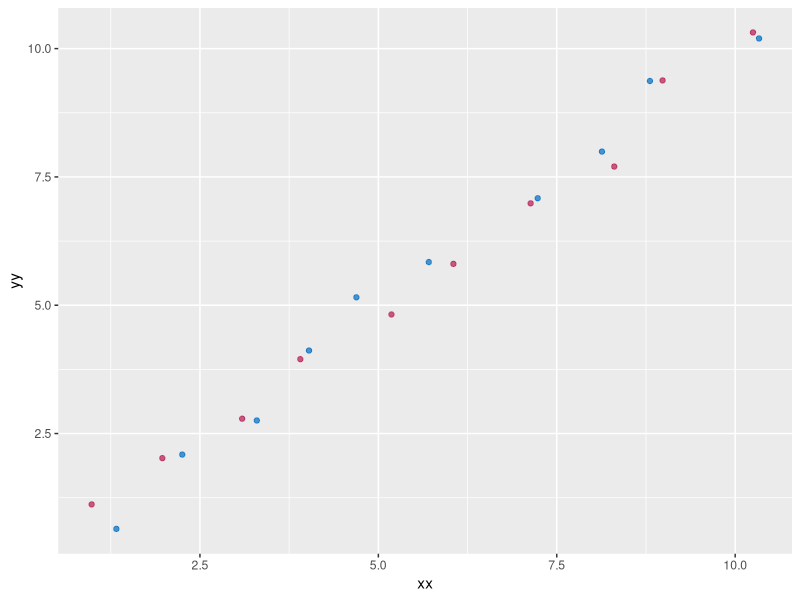
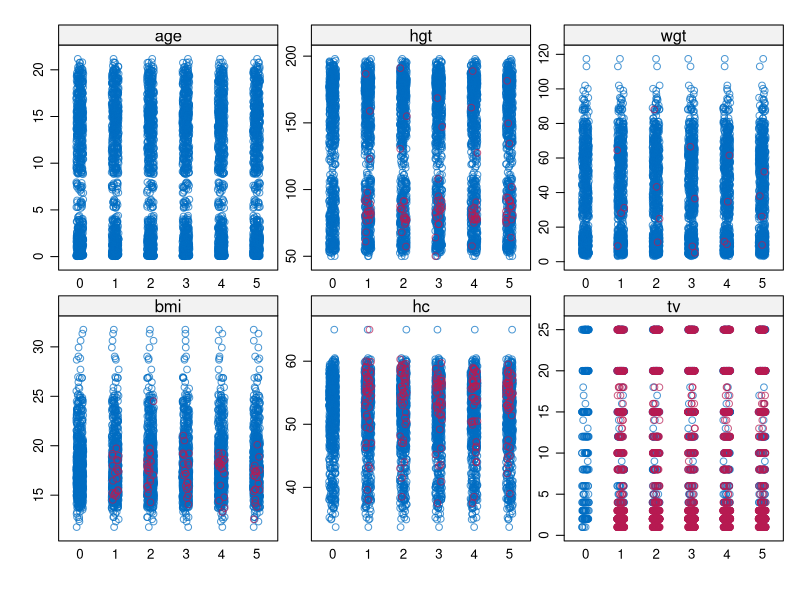
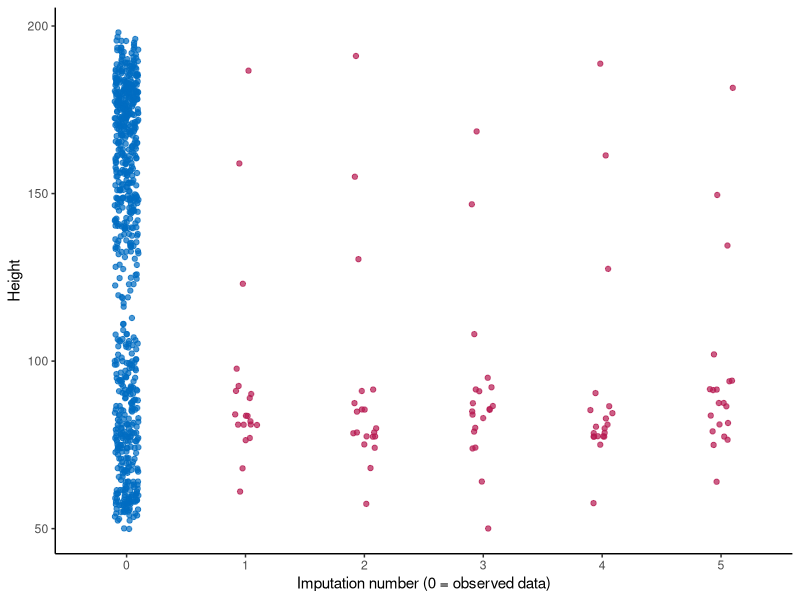
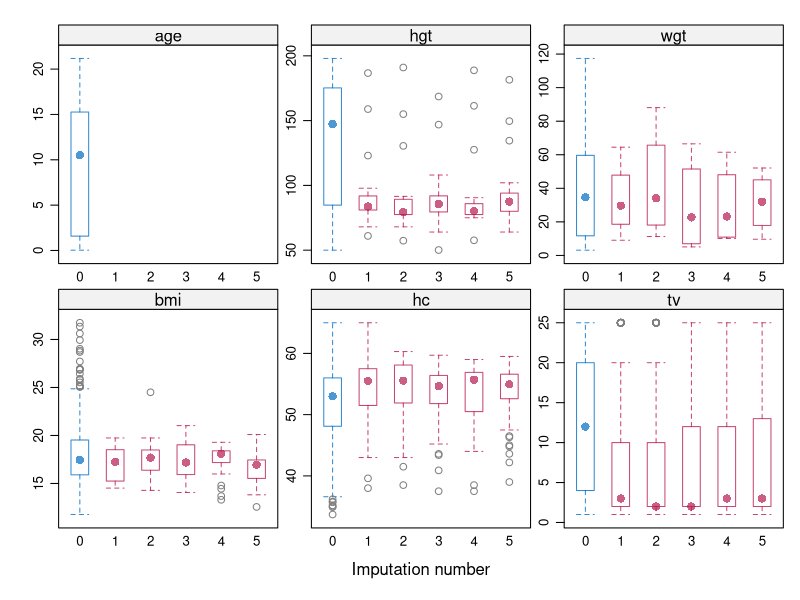
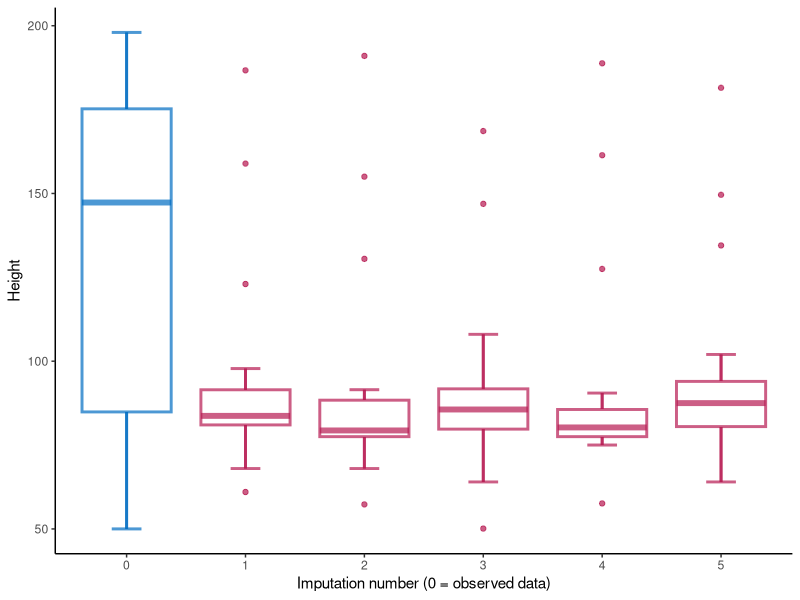
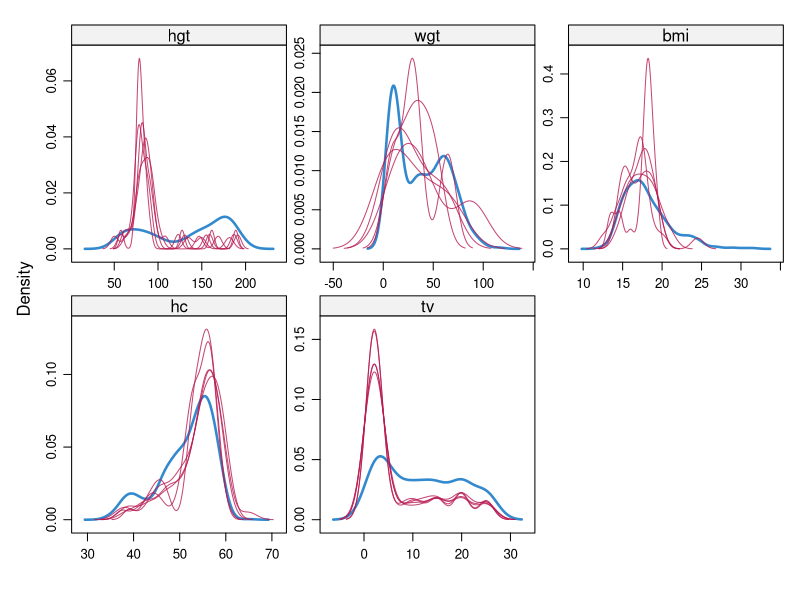
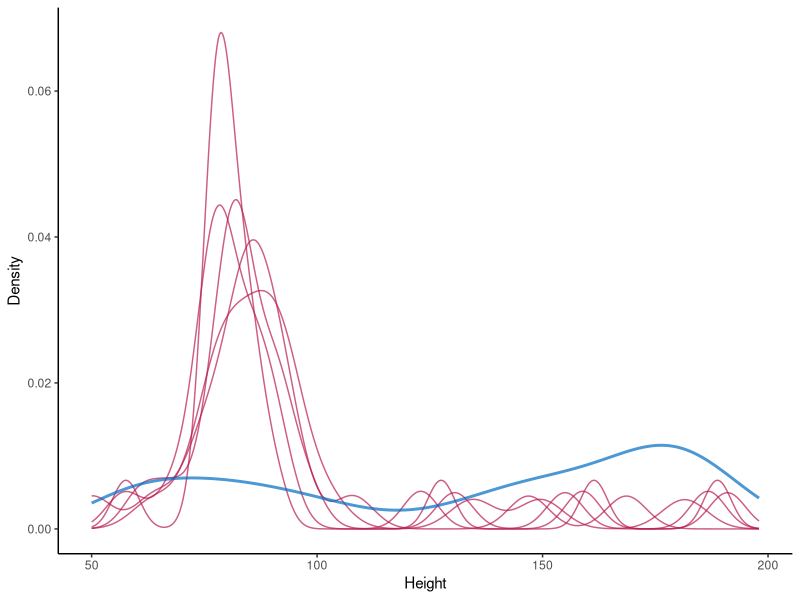
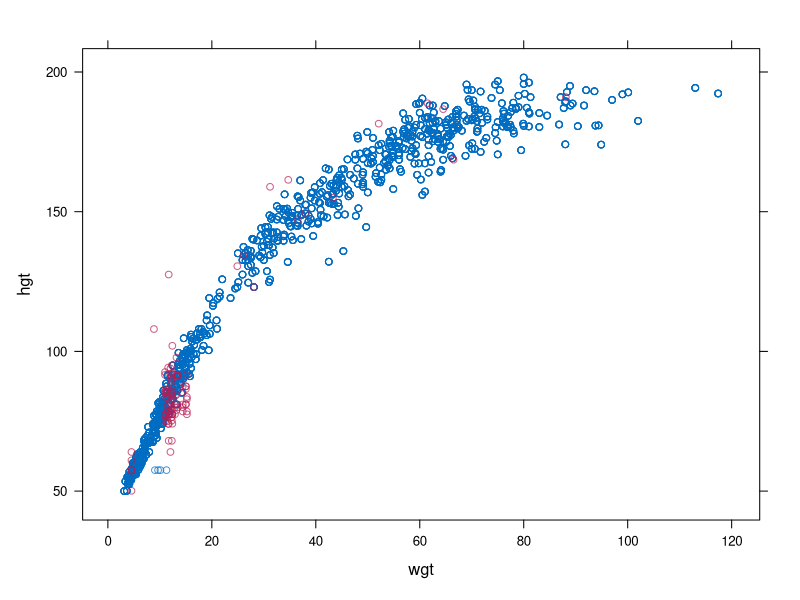

Reproduce these figures in R, in order.
# convert lattice plots to ggplot to use with plotly
# kleuren in mice.theme()  mice:::mdc(1:2) where 1 = obs and 2 = mis
# plot them side by side, obs data on the left and imputed on the right
# potentially add options to choose which imp to show


# load packages
library(dplyr) #version 0.8.5
library(ggplot2) #version 3.3.0
library(patchwork) #version 1.0.0
library(mice)

# test the colors
obs <- grDevices::hcl(240, 100, 40, 0.7)
mis <- grDevices::hcl(0, 100, 40, 0.7) 
dat <- data.frame(xx=1:10, yy=1:10)
dat %>% ggplot(aes(x=xx, y=yy))+geom_jitter(color=mis)+geom_jitter(color=obs)

# save the colors
cols <- c(obs,mis)

# set default graphing behavior
theme_update(
  plot.title = element_text(hjust = 0.5),
  plot.subtitle = element_text(hjust = 0.5),
  panel.border = element_blank(),
  panel.grid.major = element_blank(),
  panel.grid.minor = element_blank(),
  panel.background = element_blank(),
  axis.line = element_line(colour = "black"),
  legend.key = element_blank(),
  legend.position = "bottom"
)


# get some test data
mids <- mice(boys, printFlag = FALSE)


# stripplot of completed data (for small n)
mice::stripplot(mids)

# # NEW STRIPPLOT
# mids$imp$hgt %>% 
#   setNames(., c("M1", "M2", "M3", "M4", "M5")) %>% 
#   ggplot() +
#   geom_jitter(aes(x=1, y=M1), height = 0.1, width = 0.1, color = mice:::mdc(2)) +
#   geom_jitter(aes(x=2, y=M2), height = 0.1, width = 0.1, color = mice:::mdc(2)) +
#   geom_jitter(aes(x=3, y=M3), height = 0.1, width = 0.1, color = mice:::mdc(2)) +
#   geom_jitter(aes(x=4, y=M4), height = 0.1, width = 0.1, color = mice:::mdc(2)) +
#   geom_jitter(aes(x=5, y=M5), height = 0.1, width = 0.1, color = mice:::mdc(2)) +
#   geom_jitter(data = mids$data, mapping = aes(x=0, y=hgt), height = 0.1, width = 0.1, na.rm = TRUE, color = mice:::mdc(1)) +
#   scale_x_continuous(breaks = c(0, 1:5)) +
#   xlab("Imputation number (0 = observed data)") + 
#   ylab("Height")

# NEW STRIPPLOT
mids$imp$hgt %>% tidyr::gather(., ".imp") %>% 
  ggplot() +
  geom_jitter(aes(x=.imp, y=value), height = 0.1, width = 0.1, color = mice:::mdc(2)) +
  geom_jitter(data = mids$data, mapping = aes(x=as.factor(0), y=hgt), height = 0.1, width = 0.1, na.rm = TRUE, color = mice:::mdc(1)) +
  xlab("Imputation number (0 = observed data)") + 
  ylab("Height")

# box and whiskers of completed data (for large n)
mice::bwplot(mids)

# NEW BWPLOT
mids$imp$hgt %>% tidyr::gather(., ".imp") %>% 
  ggplot() +
  stat_boxplot(aes(x=.imp, y=value), color = mice:::mdc(2), geom = "errorbar", width = 0.25, size = 1) +  
  stat_boxplot(data = mids$data, mapping = aes(x=as.factor(0), y=hgt), na.rm = TRUE, color = mice:::mdc(1), geom = "errorbar", width = 0.25, size = 1) +  
  geom_boxplot(aes(x=.imp, y=value), color = mice:::mdc(2), size = 1) +
  geom_boxplot(data = mids$data, mapping = aes(x=as.factor(0), y=hgt), na.rm = TRUE, color = mice:::mdc(1), size =1) +
  xlab("Imputation number (0 = observed data)") + 
  ylab("Height")

# density plot of completed data
mice::densityplot(mids)

# NEW DENSITYPLOT
mids$imp$hgt %>% tidyr::gather(., ".imp") %>% 
  ggplot() +
  geom_density(aes(x=value, group = .imp), color = mice:::mdc(2)) +
  geom_density(data = mids$data, aes(x=hgt), na.rm = TRUE, color = mice:::mdc(1), size = 1) +
  xlab("Height") + 
  ylab("Density")

# scatterplot of completed data
mice::xyplot(mids, hgt~wgt)

# NEW XYPLOT
# mids %>% 
#   complete("long") %>% 
#   ggplot() +
#   geom_point(data = mids$data, aes(x=wgt, y=hgt), na.rm = TRUE, color = mice:::mdc(1))+
#   geom_point(aes(x=wgt, y=hgt), color = mice:::mdc(2)) 
  # better to add imputed values to this instead?

# or make it more generic by adding the original data to the completed object?
# cd <- mids %>% 
#   complete("long", include = TRUE) 
r <- as.data.frame(is.na(mids$data)) %>% mutate(.id = 1:dim(.)[1])# dit als filter gebruiken!! als of hgt of wgt missing is plotten
cdf <- mids %>% 
  complete("long", include = FALSE) 

# this works!!
left_join(cdf, r, by = ".id", suffix=c("", "r")) %>% filter(hgtr == T | wgt == T) %>% ggplot() +
  geom_point(data = mids$data , aes(x=wgt, y=hgt), color = mice:::mdc(1), na.rm=T) +
  geom_point(aes(x=wgt, y=hgt), color = mice:::mdc(2), na.rm = TRUE) 


# plot separately
# ggplot() +
#   geom_point(data = mids$data , aes(x=wgt, y=hgt), color = mice:::mdc(1), na.rm=T) 
# cd %>%  
#   ggplot() +
#   geom_point(aes(x=wgt, y=hgt), color = mice:::mdc(2), na.rm = TRUE) 



# # OPTIONAL: influx-outflux plot of incomplete data
# mice::fluxplot(boys)
# # outflux: hoeveel hangen andere var ervan af?
# # influx hoeveel invloed is er van andere vars?
# # liefst zo hoog mogelijke outflux
